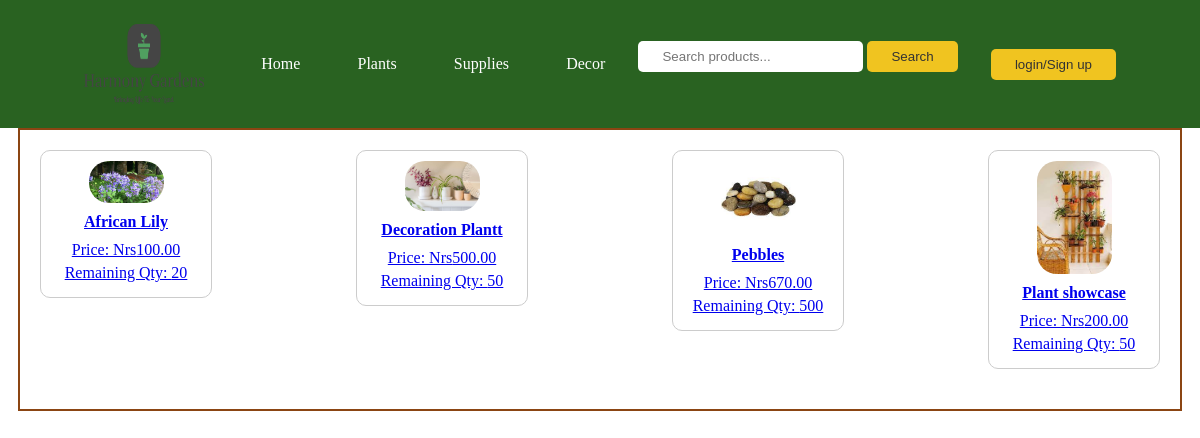
The page / on the database its author committed.
### tables this page shows
CREATE TABLE `products` (
  `id` int(11) NOT NULL,
  `name` varchar(100) NOT NULL,
  `qty` int(5) NOT NULL,
  `price` decimal(10,2) NOT NULL,
  `image` varchar(100) DEFAULT NULL,
  `login_id` int(11) NOT NULL,
  `tag` varchar(1000) NOT NULL,
  `description` longtext NOT NULL
);

### user_view.php (the view, shortened to what this page needs)
<?php
include("connection.php");
$query = "SELECT id, name, qty, price, image FROM products";
$result = mysqli_query($mysqli, $query);
?>
<html>
<head>
</head>
<body>
    <div class="container">
        <div class="product-container">
            <?php
            while ($row = mysqli_fetch_assoc($result)) {
                echo '<a href="product_view.php?id=' . $row['id'] . '">';
                echo '<div class="product-card">';
                echo '<img class="product-image" src="' . $row['image'] . '" alt="' . $row['name'] . '" height="150px" width="150px" style="border-radius: 20px;">';
                echo '<h3 style="text-decoration: none;">' . $row['name'] . '</h3>';
                echo '<p style="text-decoration: none;">Price: Nrs' . $row['price'] . '</p>';
                echo '<p style="text-decoration: none;">Remaining Qty: ' . $row['qty'] . '</p>';
                echo '</div>';
                echo '</a>';
            }
            ?>
        </div>
    </div>
</body>
</html>

### index.php (shortened to what this page needs)
<?php session_start();
if(isset($_SESSION['valid'])&& $_SESSION['id']==1) {
    include("logout_header.php");
    include("connection.php");
	?>
<a  href='view.php'><img class="view_productt"  src="img/view_product.png" alt="View Product" ></a>
<a  href='add.php'><img class="view_productt"  src="img/add_new _product.png" alt="Add Product" ></a>
<?php }
else if(isset($_SESSION['valid'])&& $_SESSION['id']!==1){
	include('logout_header.php');
	include('user_view.php');
}
else {
	include('header.php');
	include('user_view.php');
}
?>
<html>
<head>
</head>
</html>

### header.php
<head>
<link rel="stylesheet" href="css/header_style.css">
</head>
<html>
<body>
  <header>
  <nav class="nav">
    <a href="index.php"><img class="logo" src="img/logo_harmony.png" alt="Garden_logo"></a>
      <a href="index.php">Home</a>
      <a href="plants.php">Plants</a>
      <a href="supplies.php">Supplies</a>
      <a href="decor.php">Decor</a>
      <form  action="search.php" method="GET">
        <input class="search-field" type="text" name="search" placeholder="Search products...">
        <button class="search-button" type="submit">Search</button>
    </form>
        <a href="login.php"><button class="login-btn" >login/Sign up</button></a>
    </nav>
  </header>
</body>
</html>
</html>

### css/header_style.css (style rules this page uses)
body, h1, h2, h3, p, ul, li { margin: 0; padding: 0; list-style: none; }
header { background-color: #296221; color: #fff; padding: 2vh 5vw; }
.nav { display: flex; justify-content: space-between; align-items: center; }
.logo { width: 10vw; height: 10vh; }
.nav a { color: #fff; text-decoration: none; padding: 1vh 2vw; transition: color 0.3s; }
.search-field { padding: 1vh 2vw; border: none; border-radius: 5px; }
.search-button { padding: 1vh 2vw; background-color: #f0c420; border: none; border-radius: 5px; color: #333; cursor: pointer; }
.login-btn { padding: 1vh 2vw; background-color: #f0c420; border: none; border-radius: 5px; color: #333; cursor: pointer; }

### user_view.php (style rules this page uses)
.container { max-width: 70em; margin: 0 auto; padding: 20px; border: 2px solid saddlebrown; }
.product-container { display: flex; flex-wrap: wrap; justify-content: space-between; }
.product-card { flex: 0 0 calc(33.33% - 20px); margin-bottom: 20px; padding: 10px; border: 1px solid #ccc; border-radius: 10px; max-height:200px ; background-color: #fff; text-align: center; text-decoration: none; }
.product-image { max-width: 50%; height: auto; border-radius: 10px; max-height:30% ; }
h3 { font-size: 1em; margin: 10px 0; text-decoration: none; }
p { font-size: 1em; margin: 5px 0; text-decoration: none; }

### rows shown on the page
products: image (picture), name "African Lily", price "100.00", qty "20"
products: image (picture), name "Decoration Plantt", price "500.00", qty "50"
products: image (picture), name "Pebbles", price "670.00", qty "500"
products: image (picture), name "Plant showcase", price "200.00", qty "50"
